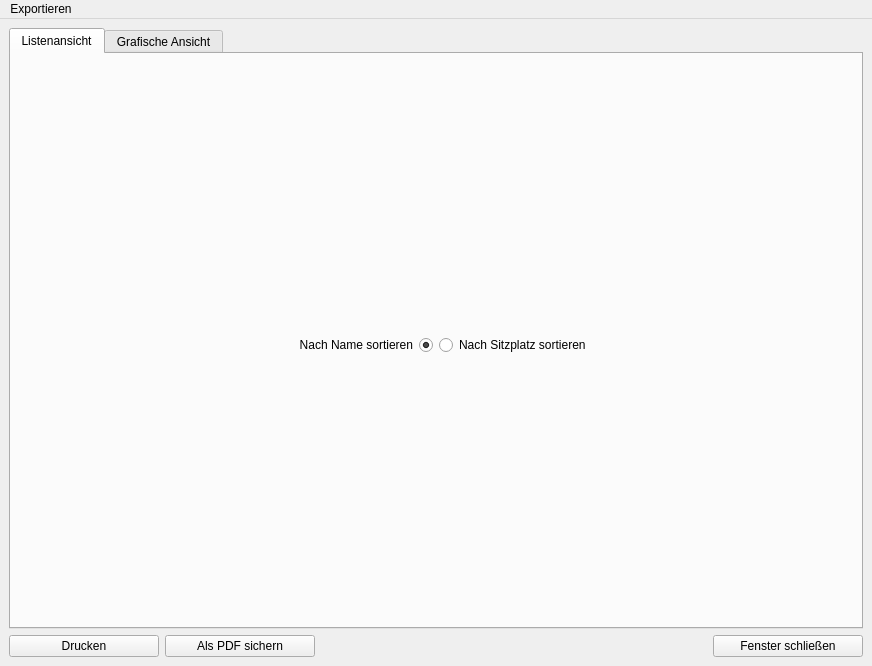
<?xml version="1.0" encoding="UTF-8"?>
<ui version="4.0">
 <class>ReservierungenUebersicht</class>
 <widget class="QMainWindow" name="ReservierungenUebersicht">
  <property name="geometry">
   <rect>
    <x>0</x>
    <y>0</y>
    <width>872</width>
    <height>666</height>
   </rect>
  </property>
  <property name="windowTitle">
   <string>Verteilung der Sitzplätze</string>
  </property>
  <widget class="QWidget" name="centralwidget">
   <layout class="QGridLayout" name="gridLayout_2">
    <item row="0" column="0">
     <widget class="QTabWidget" name="tabWidget">
      <property name="currentIndex">
       <number>0</number>
      </property>
      <widget class="QWidget" name="tab">
       <attribute name="title">
        <string>Listenansicht</string>
       </attribute>
       <layout class="QGridLayout" name="gridLayout_3">
        <property name="leftMargin">
         <number>0</number>
        </property>
        <property name="rightMargin">
         <number>0</number>
        </property>
        <property name="bottomMargin">
         <number>0</number>
        </property>
        <item row="0" column="0">
         <widget class="QRadioButton" name="radioListName">
          <property name="layoutDirection">
           <enum>Qt::RightToLeft</enum>
          </property>
          <property name="text">
           <string>Nach Name sortieren</string>
          </property>
          <property name="checked">
           <bool>true</bool>
          </property>
         </widget>
        </item>
        <item row="0" column="1">
         <widget class="QRadioButton" name="radioListPlatz">
          <property name="text">
           <string>Nach Sitzplatz sortieren</string>
          </property>
         </widget>
        </item>
       </layout>
      </widget>
      <widget class="QWidget" name="tab_2">
       <attribute name="title">
        <string>Grafische Ansicht</string>
       </attribute>
      </widget>
     </widget>
    </item>
    <item row="1" column="0">
     <layout class="QGridLayout" name="gridLayout" columnstretch="0,0,1,0" columnminimumwidth="150,150,0,150">
      <item row="0" column="0">
       <widget class="QPushButton" name="pushDrucken">
        <property name="text">
         <string>Drucken</string>
        </property>
       </widget>
      </item>
      <item row="0" column="1">
       <widget class="QPushButton" name="pushPDF">
        <property name="text">
         <string>Als PDF sichern</string>
        </property>
       </widget>
      </item>
      <item row="0" column="2">
       <spacer name="horizontalSpacer">
        <property name="orientation">
         <enum>Qt::Horizontal</enum>
        </property>
        <property name="sizeHint" stdset="0">
         <size>
          <width>138</width>
          <height>20</height>
         </size>
        </property>
       </spacer>
      </item>
      <item row="0" column="3">
       <widget class="QPushButton" name="pushSchliessen">
        <property name="text">
         <string>Fenster schließen</string>
        </property>
       </widget>
      </item>
     </layout>
    </item>
   </layout>
  </widget>
  <widget class="QMenuBar" name="menuBar">
   <property name="geometry">
    <rect>
     <x>0</x>
     <y>0</y>
     <width>872</width>
     <height>22</height>
    </rect>
   </property>
   <property name="contextMenuPolicy">
    <enum>Qt::CustomContextMenu</enum>
   </property>
   <widget class="QMenu" name="menuExportieren">
    <property name="title">
     <string>Exportieren</string>
    </property>
    <addaction name="actionListe_drucken"/>
   </widget>
   <addaction name="menuExportieren"/>
  </widget>
  <action name="actionListe_drucken">
   <property name="text">
    <string>Liste drucken</string>
   </property>
  </action>
 </widget>
 <resources/>
 <connections>
  <connection>
   <sender>pushSchliessen</sender>
   <signal>clicked()</signal>
   <receiver>ReservierungenUebersicht</receiver>
   <slot>hide()</slot>
   <hints>
    <hint type="sourcelabel">
     <x>778</x>
     <y>637</y>
    </hint>
    <hint type="destinationlabel">
     <x>435</x>
     <y>332</y>
    </hint>
   </hints>
  </connection>
 </connections>
</ui>
